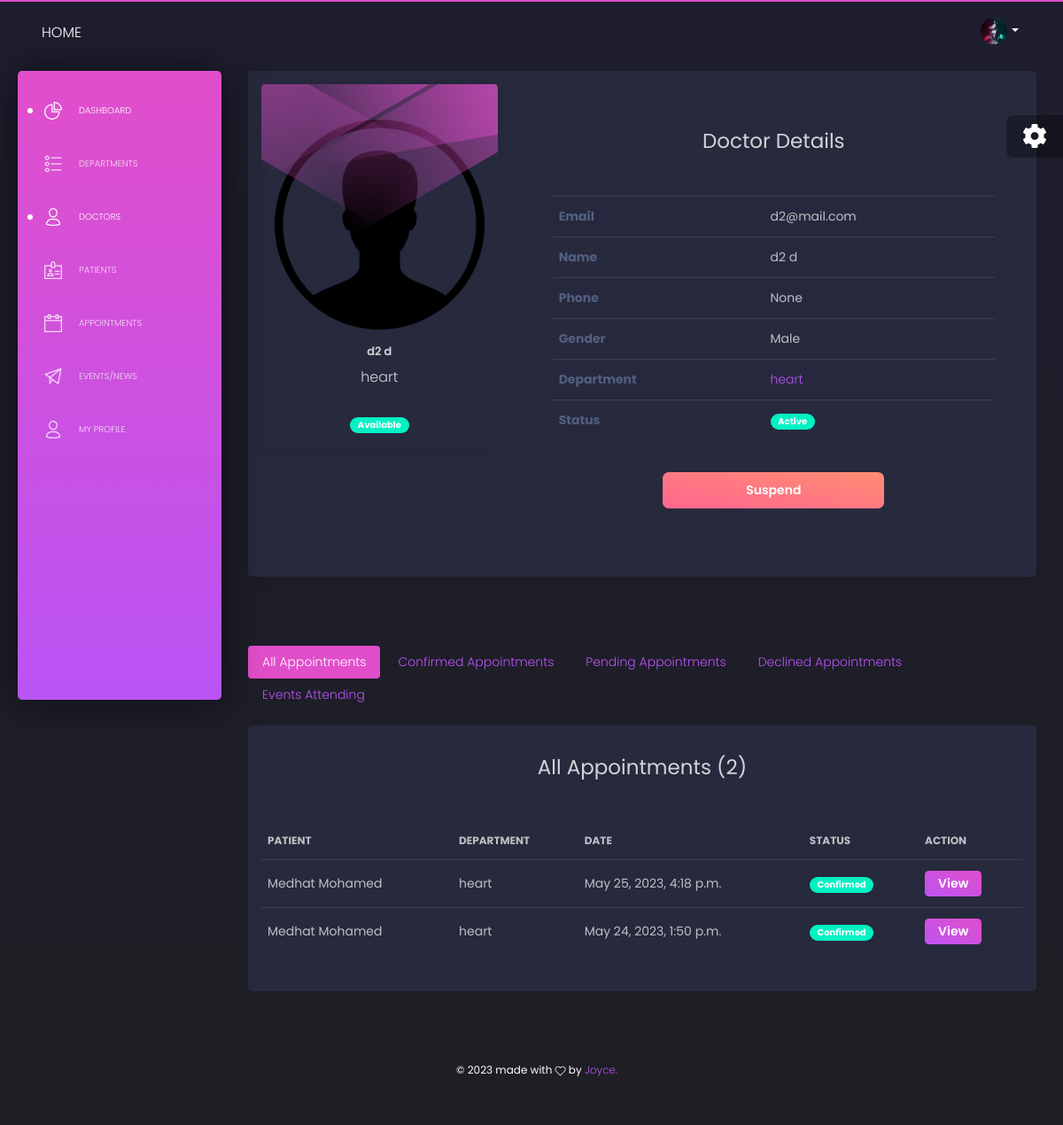
Page /admin-dashboard/doctors/6/details/ (signed in) on the earlier database version.
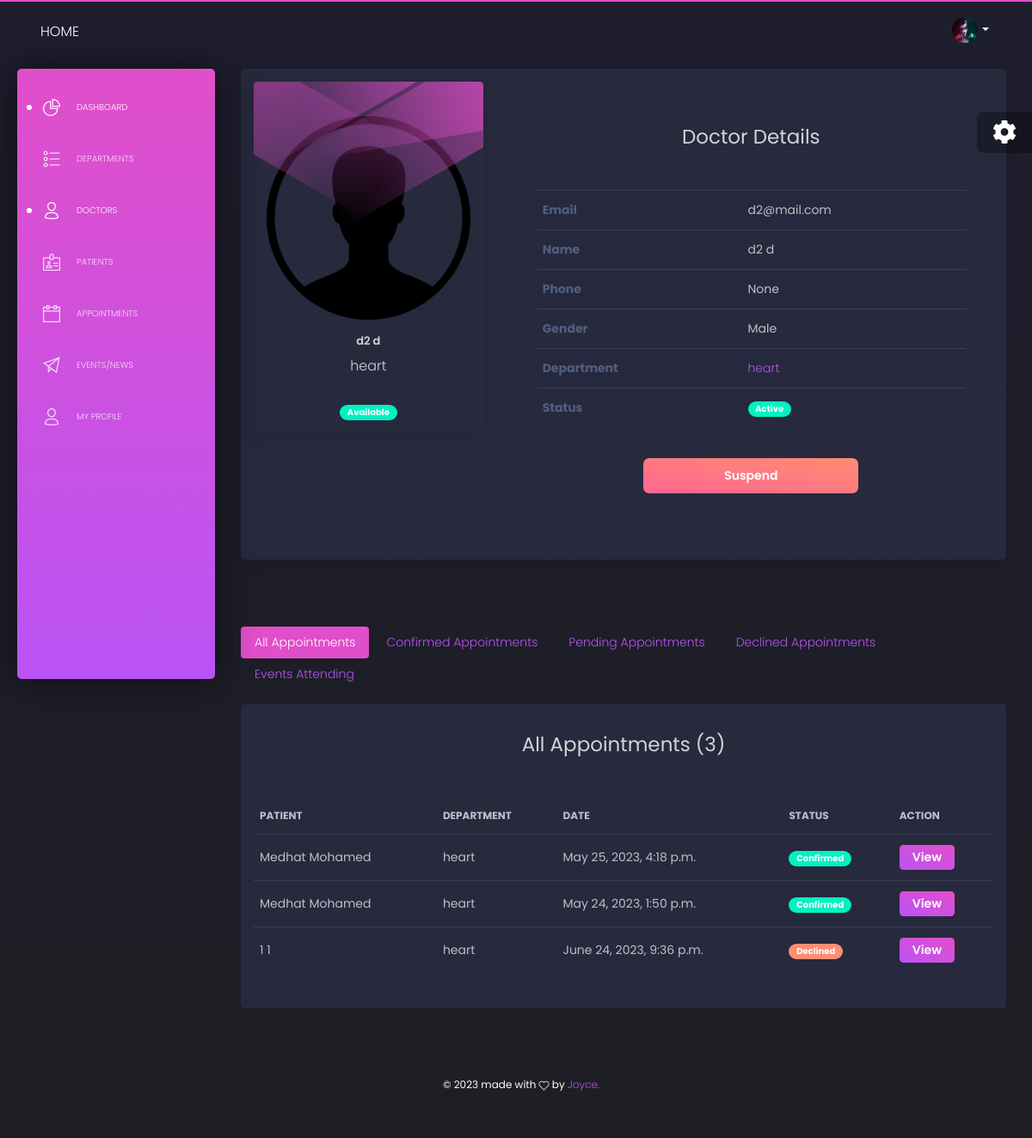
Same page on the later database version.
### core/models.py (models this page shows, shortened)
class CommonInfo(models.Model):
    created_at = models.DateTimeField(auto_now_add=True)
    last_update = models.DateTimeField(auto_now=True)
    class Meta:
        abstract = True

class Appointment(CommonInfo):
    department = models.ForeignKey(Department, on_delete=models.CASCADE, related_name='appointments', null=True, blank=True)
    doctor = models.ForeignKey(User, on_delete=models.CASCADE, limit_choices_to={'role': 'doctor'}, related_name='appointments_requested', blank=True, null=True)
    patient = models.ForeignKey(User, on_delete=models.CASCADE, related_name='appointments_made', null=True, blank=True)
    date = models.DateTimeField()
    name = models.CharField(max_length=255, null=True, blank=True)
    phone = models.CharField(max_length=255, null=True, blank=True)
    email = models.EmailField(max_length=255, null=True, blank=True)
    message = models.TextField(default='-')
    status = models.CharField(max_length=15, choices=STATUS_CHOICES, default='pending')
    confirmed_by = models.ForeignKey(User, on_delete=models.CASCADE, related_name='appointments_confirmed', blank=True, null=True)
    class Meta:
        unique_together = ('doctor', 'date', )

### users/models.py (models this page shows, shortened)
class CommonInfo(models.Model):
    created_at = models.DateTimeField(auto_now_add=True)
    last_update = models.DateTimeField(auto_now=True)
    class Meta:
        abstract = True

class Department(CommonInfo):
    name = models.CharField(max_length=254)
    description = models.TextField()
    cover_photo = models.ImageField(upload_to="departments/cover_photos/")
    created_at = models.DateTimeField(auto_now_add=True)
    last_update = models.DateTimeField(auto_now=True)
    class Meta:
        ordering = ('name',)

### dashboard/views/doctors.py (the view)
class DoctorDetailView(DashboardView, DetailView):
    model = User
    context_object_name = 'user'
    template_name = 'dashboard/users/doctors/details.html'
    def get_context_data(self, **kwargs):
        user_id = self.object.id
        user = User.objects.get(id=user_id)
        context = super().get_context_data(**kwargs)
        context["all_appointments"] = Appointment.objects.filter(
            doctor=user_id)
        context["pending_appointments"] = Appointment.objects.filter(
            doctor=user_id, status='pending')
        context["confirmed_appointments"] = Appointment.objects.filter(
            doctor=user_id, status='confirmed')
        context["declined_appointments"] = Appointment.objects.filter(
            doctor=user_id, status='declined')
        context["events_attending"] = user.events_attending.all().order_by('-pk')
        return context

### dashboard/views/index.py (called while the page is built)
    def test_func(self):
        user = self.request.user
        if user.is_staff or user.is_superuser or user.role == 'admin':
            return True
        return False

### templates/dashboard/users/doctors/details.html (shortened to what the changed rows need)
{% extends 'dashboard/base.html' %} {% load static %}
{% block content %}
<div class="row">
    <div class="col-md-12">
        <div class="card">
            <div class="card-body">
                <div class="row">
                    <div class="col-md-8">
                        <div class="m-3 p-3 shadow-sm">
                            <div class="table-responsive">
                                <table class="table table-striped">
                                    <tbody>
                                        <tr>
                                            <th>Email</th>
                                        </tr>
                                        <tr>
                                            <th>Name</th>
                                        </tr>
                                        <tr>
                                            <th>Phone</th>
                                        </tr>
                                        <tr>
                                            <th>Gender</th>
                                        </tr>
                                        {% if user.department %}
                                        <tr>
                                            <th>Department</th>
                                        </tr>
                                        {% endif %}
                                        <tr>
                                            <th>Status</th>
                                        </tr>
                                    </tbody>
                                </table>
                            </div>
                        </div>
                    </div>
                </div>
            </div>
        </div>
    </div>
</div>
<div class="row mt-4">
  <div class="col-12">
    <div class="row tab-content">
      <div class="col-md-12 mb-4 tab-pane fade show active" id="pills-all" role="tabpanel"
        aria-labelledby="pills-all-tab">
        <div class="card shadow-sm">
            <div class="card-body">
                <h3 class="text-center py-3">All Appointments ({{all_appointments.count}})</h3>
                <div class="table-responsive">
                 <table class="table tablesorter " id="">
                    <thead class=" text-primary">
                      <tr>
                            <th>Patient</th>
                            <th>Department</th>
                            <th>Date</th>
                            <th>Status</th>
                            <th>Action</th>
                      </tr>
                    </thead>
                    <tbody>
                      {% for appointment in all_appointments %}
                        <tr>
                            <td> {{ appointment.name }}</td>
                            <td> {{ appointment.department.name}}</td>
                            <td> {{ appointment.date }}</td>
                            {% if appointment.status == 'confirmed' %}
                            <td>
                                <span class="badge badge-pill badge-success">Confirmed</span>
                            </td>
                            {% elif appointment.status == 'pending' %}
                            <td>
                                <span class="badge badge-pill badge-info">Pending</span>
                            </td>
                            {% elif appointment.status == 'declined' %}
                            <td>
                                <span class="badge badge-pill badge-warning">Declined</span>
                            </td>
                            {% endif %}
                            <td>
                                <a href="{% url 'dashboard:appointments:appointment_details' appointment.pk %}">
                                    <button class="btn btn-primary btn-sm">View</button>
                                </a>
                            </td>
                        </tr>
                        {% empty %}
                            <tr class="text-center">
                                <td colspan="10">No Requested Appointments Yet</td>
                            </tr>
                        {% endfor %}
                    </tbody>
                  </table>
                </div>
            </div>
        </div>
      </div>
  </div>
</div>
{% endblock %}

Differences in the rows shown:
added Appointment: name "1 1", department.name "heart", date "June 24, 2023, 9:36 p.m.", status "Declined"
Other differences:
{{ all_appointments.count }}: "2" → "3"
